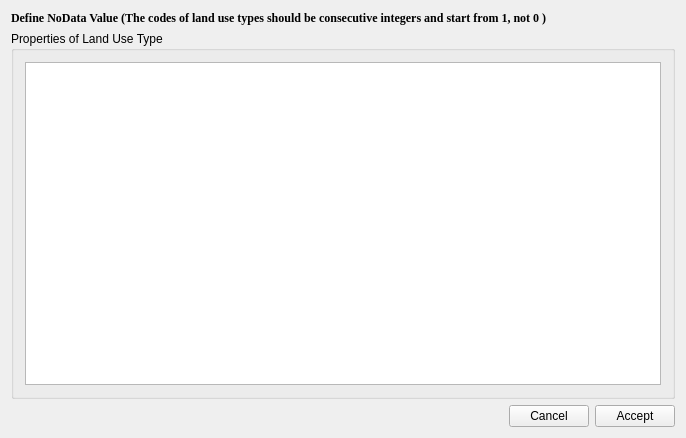
<?xml version="1.0" encoding="UTF-8"?>
<ui version="4.0">
 <class>TrainPrepare</class>
 <widget class="QWidget" name="TrainPrepare">
  <property name="geometry">
   <rect>
    <x>0</x>
    <y>0</y>
    <width>686</width>
    <height>438</height>
   </rect>
  </property>
  <property name="windowTitle">
   <string>ColorPlate</string>
  </property>
  <layout class="QVBoxLayout" name="verticalLayout_2">
   <item>
    <widget class="QLabel" name="colorlabel">
     <property name="font">
      <font>
       <family>Times New Roman</family>
       <weight>75</weight>
       <bold>true</bold>
      </font>
     </property>
     <property name="text">
      <string>Define NoData Value (The codes of land use types should be consecutive integers and start from 1, not 0 )</string>
     </property>
    </widget>
   </item>
   <item>
    <widget class="QGroupBox" name="colorgroupBox">
     <property name="title">
      <string>Properties of Land Use Type</string>
     </property>
     <layout class="QVBoxLayout" name="verticalLayout">
      <item>
       <widget class="QTableWidget" name="ColorTableWidget"/>
      </item>
     </layout>
    </widget>
   </item>
   <item>
    <layout class="QHBoxLayout" name="horizontalLayout">
     <item>
      <spacer name="horizontalSpacer">
       <property name="orientation">
        <enum>Qt::Horizontal</enum>
       </property>
       <property name="sizeHint" stdset="0">
        <size>
         <width>40</width>
         <height>20</height>
        </size>
       </property>
      </spacer>
     </item>
     <item>
      <widget class="QPushButton" name="cancelBtn">
       <property name="text">
        <string>Cancel</string>
       </property>
      </widget>
     </item>
     <item>
      <widget class="QPushButton" name="sureBtn">
       <property name="text">
        <string>Accept</string>
       </property>
      </widget>
     </item>
    </layout>
   </item>
  </layout>
 </widget>
 <layoutdefault spacing="6" margin="11"/>
 <resources/>
 <connections/>
</ui>
